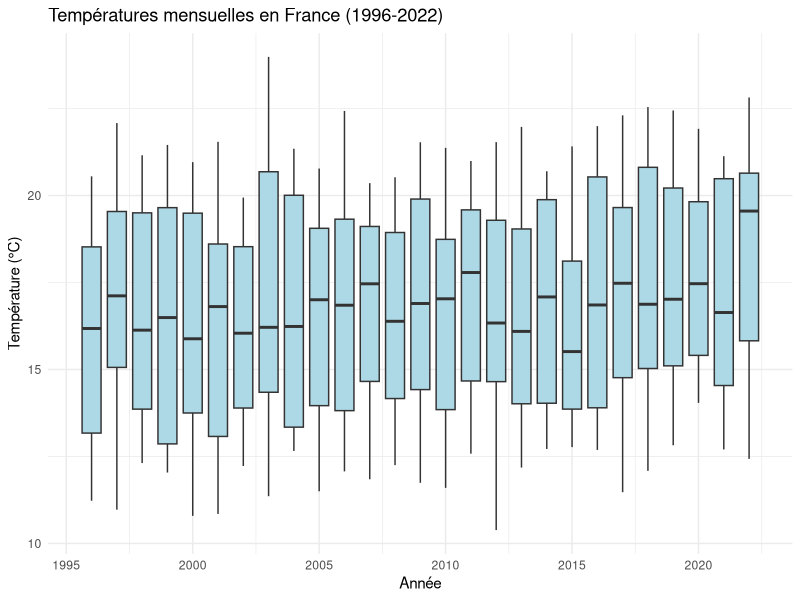

Reproduce this figure in R.
## ---- chunk 1
#| echo: false
#| warning: false
#| message: false

# --- BLOC 1 : CHARGEMENT ---
library(data.table)
library(ggplot2)

# On charge le fichier que vous avez créé à la fin de la Partie 1
dt <- fread("data/data_finale.csv")
## ---- chunk 2
#| echo: false

# --- BLOC 2 : GRAPHIQUE ---
ggplot(dt, aes(x = year, y = temp_moy, group = year)) +
  geom_boxplot(fill = "lightblue") +
  labs(title = "Températures mensuelles en France (1996-2022)",
       x = "Année",
       y = "Température (°C)") +
  theme_minimal()
## ---- chunk 3
#| echo: false 

# --- BLOC 3 : CHIFFRES ---
dt[, .(Total_Morts = sum(nb_deaths), 
       Total_Dommages_USD = sum(total_damages)), by = NULL]
